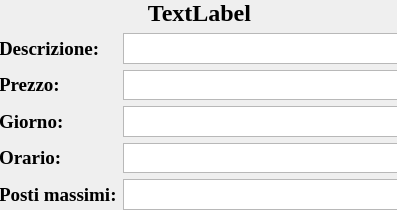
<?xml version="1.0" encoding="UTF-8"?>
<ui version="4.0">
 <class>Vista_attivita</class>
 <widget class="QWidget" name="Vista_attivita">
  <property name="geometry">
   <rect>
    <x>0</x>
    <y>0</y>
    <width>397</width>
    <height>210</height>
   </rect>
  </property>
  <property name="windowTitle">
   <string>Attivita</string>
  </property>
  <widget class="QWidget" name="verticalLayoutWidget">
   <property name="geometry">
    <rect>
     <x>-1</x>
     <y>-1</y>
     <width>401</width>
     <height>211</height>
    </rect>
   </property>
   <layout class="QVBoxLayout" name="verticalLayout">
    <item>
     <widget class="QLabel" name="label_Titolo">
      <property name="font">
       <font>
        <family>Times New Roman</family>
        <pointsize>18</pointsize>
        <weight>75</weight>
        <bold>true</bold>
       </font>
      </property>
      <property name="text">
       <string>TextLabel</string>
      </property>
      <property name="alignment">
       <set>Qt::AlignCenter</set>
      </property>
     </widget>
    </item>
    <item>
     <layout class="QFormLayout" name="formLayout_2">
      <item row="0" column="0">
       <widget class="QLabel" name="label">
        <property name="font">
         <font>
          <family>Times New Roman</family>
          <pointsize>14</pointsize>
          <weight>75</weight>
          <bold>true</bold>
         </font>
        </property>
        <property name="text">
         <string>Descrizione:</string>
        </property>
       </widget>
      </item>
      <item row="0" column="1">
       <widget class="QPlainTextEdit" name="plainTextEdit"/>
      </item>
      <item row="1" column="0">
       <widget class="QLabel" name="label_2">
        <property name="font">
         <font>
          <family>Times New Roman</family>
          <pointsize>14</pointsize>
          <weight>75</weight>
          <bold>true</bold>
         </font>
        </property>
        <property name="text">
         <string>Prezzo:</string>
        </property>
       </widget>
      </item>
      <item row="1" column="1">
       <widget class="QPlainTextEdit" name="plainTextEdit_2"/>
      </item>
      <item row="2" column="0">
       <widget class="QLabel" name="label_3">
        <property name="font">
         <font>
          <family>Times New Roman</family>
          <pointsize>14</pointsize>
          <weight>75</weight>
          <bold>true</bold>
         </font>
        </property>
        <property name="text">
         <string>Giorno:</string>
        </property>
       </widget>
      </item>
      <item row="2" column="1">
       <widget class="QPlainTextEdit" name="plainTextEdit_3"/>
      </item>
      <item row="3" column="0">
       <widget class="QLabel" name="label_4">
        <property name="font">
         <font>
          <family>Times New Roman</family>
          <pointsize>14</pointsize>
          <weight>75</weight>
          <bold>true</bold>
         </font>
        </property>
        <property name="text">
         <string>Orario:</string>
        </property>
       </widget>
      </item>
      <item row="3" column="1">
       <widget class="QPlainTextEdit" name="plainTextEdit_4"/>
      </item>
      <item row="4" column="0">
       <widget class="QLabel" name="label_5">
        <property name="font">
         <font>
          <family>Times New Roman</family>
          <pointsize>14</pointsize>
          <weight>75</weight>
          <bold>true</bold>
         </font>
        </property>
        <property name="text">
         <string>Posti massimi:</string>
        </property>
       </widget>
      </item>
      <item row="4" column="1">
       <widget class="QPlainTextEdit" name="plainTextEdit_5"/>
      </item>
     </layout>
    </item>
   </layout>
  </widget>
 </widget>
 <resources/>
 <connections/>
</ui>
